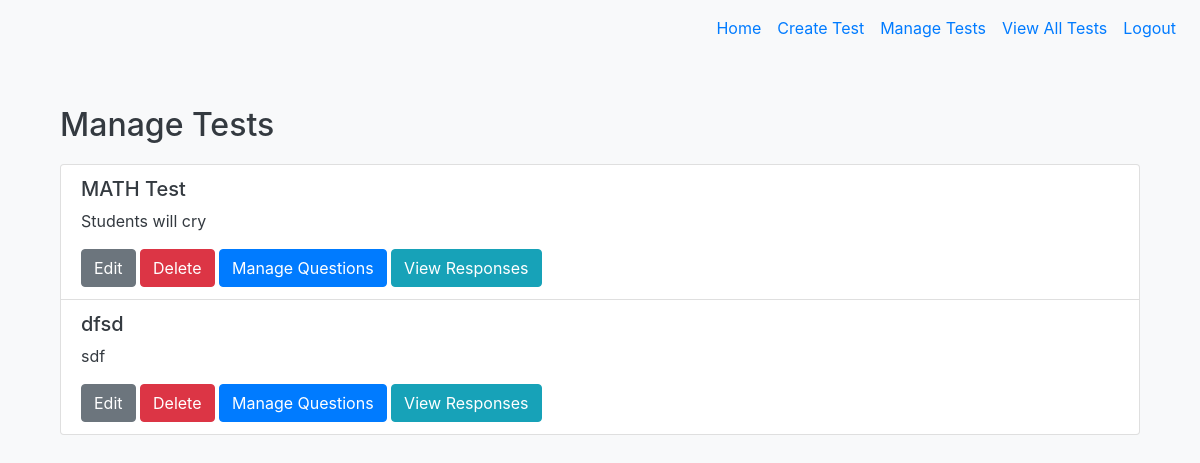
Page /manage_tests (signed in) on the committed database.
### tables this page shows
CREATE TABLE Test (
    id INTEGER PRIMARY KEY AUTOINCREMENT,
    teacher_id INTEGER NOT NULL,
    test_name TEXT NOT NULL,
    test_description TEXT,
    FOREIGN KEY (teacher_id) REFERENCES User(id)
);

### app.py (the view)
@app.route('/manage_tests')
@login_required
def manage_tests():
    tests = db.execute("SELECT * FROM Test WHERE teacher_id = ?", current_user.id)
    return render_template('manage_tests.html', tests=tests)

### app.py (called while the page is built)
@login_manager.user_loader
def load_user(user_id):
    user = db.execute("SELECT * FROM User WHERE id = ?", user_id)
    if user:
        return User(id=user[0]['id'], username=user[0]['username'], password=user[0]['password'], role=user[0]['role'])
    return None

### templates/manage_tests.html
{% extends "base.html" %}
{% block content %}
<div class="container mt-4">
    <h2>Manage Tests</h2>
    <ul class="list-group">
        {% for test in tests %}
        <li class="list-group-item">
            <h5>{{ test.test_name }}</h5>
            <p>{{ test.test_description }}</p>
            <a href="/edit_test/{{ test.id }}" class="btn btn-secondary">Edit</a>
            <form action="/delete_test/{{ test.id }}" method="post" style="display: inline;">
                <button type="submit" class="btn btn-danger">Delete</button>
            </form>
            <a href="/test/{{ test.id }}/questions" class="btn btn-primary">Manage Questions</a>
            <a href="/test/{{ test.id }}/responses" class="btn btn-info">View Responses</a>
        </li>
        {% endfor %}
    </ul>
</div>
{% endblock %}

### static/css/styles.css (style rules this page uses)
body { background-color: #f8f9fa; color: #343a40; }
.container { margin-top: 50px; }
h2 { margin-bottom: 20px; }
.btn-primary { background-color: #007bff; border-color: #007bff; }

### rows in the picture
Test: test_name "MATH Test", test_description "Students will cry"
Test: test_name "dfsd", test_description "sdf"
